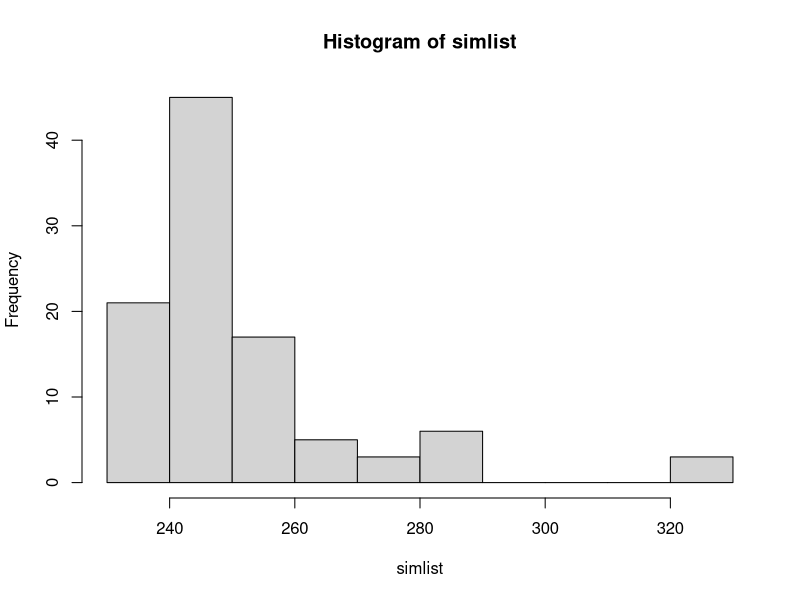

Write the R code that produced this figure.
# darwin.R
# Example 5.4
# Darwin's finches 
# For 1,000 iterations code takes a few minutes to run

dmat <- matrix(c(rep(1,17),rep(1,11),0,0,1,0,1,1,
                 rep(1,13),0,1,0,0,
                 rep(1,13),0,0,0,0,
                 1,0,rep(1,11),0,0,0,0,
                 rep(1,11),0,0,0,0,0,0,  1,1,1,1,1,0,1,1,0,0,0,0,0,1,0,1,1,1,1,1,1,1,1,0,1,1,1,1,0,0,0,0,0,0,rep(1,10),rep(0,7),1,1,1,1,0,1,1,rep(0,10),rep(0,13),1,1,0,0,1,1,rep(0,15),0,0,0,0,1,rep(0,12)),byrow=T,ncol=17)

# Is a 2x2 matrix swappable?
swappable <- function(sub)  {
  if ( ((sub[1,1]+sub[2,2] ==2) & (sub[2,1]+sub[1,2]==0)) |
       ((sub[1,1]+sub[2,2] ==0) & (sub[2,1] + sub[1,2]==2))) 1 else 0 }

# count checkerboards
checkercount <- function(mat) { ct <- 0
for (i1 in 1:12) {
  for (i2 in (i1+1):13) {
    for (j1 in 1:16) {
      for (j2 in (j1+1):17) {
        p <- swappable(mat[c(i1,i2),c(j1,j2)])
        ct <- ct + p }
      # if (p == 1) print(matrix(c(i1,i2,j1,j2),nrow=2,byrow=F)) }
    }}}
ct }

trials <- 100
simlist <- numeric(trials)
state <- dmat
for (i in 1: trials) {
  sw <- 0
  new <- state
  while (sw <1) {
    r <- sample(1:13,2,replace=F)
    c <- sample(1:17,2,replace=F)
    sub <- state[r,c]
    if (swappable(sub)) sw <- 1   }
  if (state[r[1],c[1]]==1)  new[r,c] <- c(0,1,1,0) else new[r,c] <- c(1,0,0,1)
  p <- checkercount(new)/checkercount(state)
  if (runif(1) < p) state <- new 
  simlist[i] <- checkercount(state)
}
hist(simlist)
mean(simlist)
